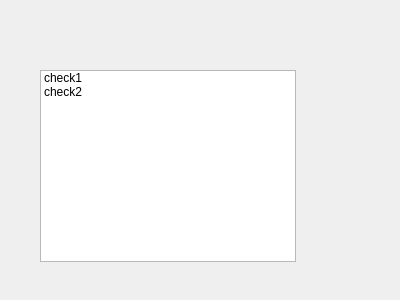
<?xml version="1.0" encoding="UTF-8"?>
<ui version="4.0">
 <class>Form</class>
 <widget class="QWidget" name="Form">
  <property name="geometry">
   <rect>
    <x>0</x>
    <y>0</y>
    <width>400</width>
    <height>300</height>
   </rect>
  </property>
  <property name="windowTitle">
   <string>Form</string>
  </property>
  <widget class="QListWidget" name="listWidget">
   <property name="geometry">
    <rect>
     <x>40</x>
     <y>70</y>
     <width>256</width>
     <height>192</height>
    </rect>
   </property>
   <item>
    <property name="text">
     <string>check1</string>
    </property>
    <property name="checkState">
     <enum>Unchecked</enum>
    </property>
   </item>
   <item>
    <property name="text">
     <string>check2</string>
    </property>
    <property name="checkState">
     <enum>Unchecked</enum>
    </property>
   </item>
  </widget>
 </widget>
 <resources/>
 <connections/>
</ui>
